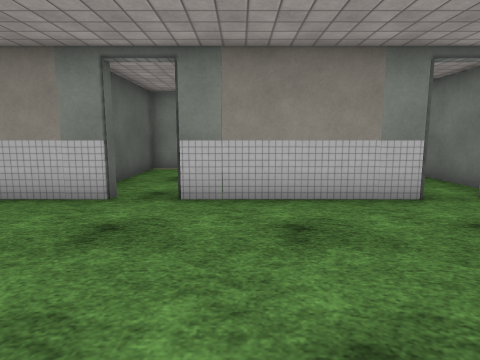
view 1 (above)

24 first-person views from a walk through a Unity game level. The camera is 1.2 m above the floor, tilts 8° down and sees 75° across. The floor is counted in squares, 1 m on a side. Each view is taken from the middle of a square. On the plan, view 1 faces up. The plan holds only what a view shows up to about 13 squares ahead; the rest is blank. Door leaves are left out, so doorways stand open. Some surface patterns are stand-ins.

view 2
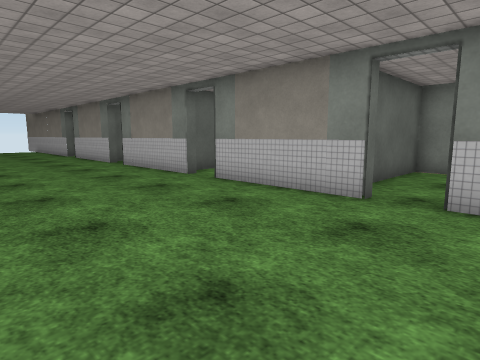

view 3
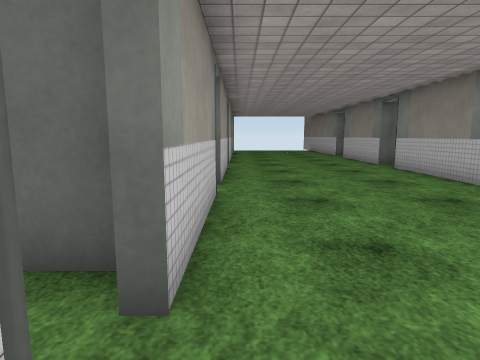

view 4
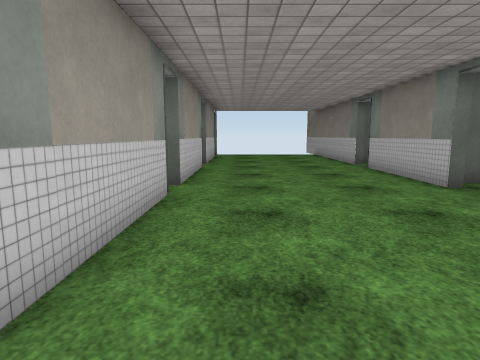

view 5
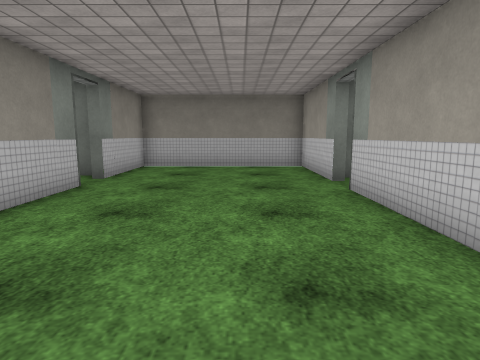

view 6
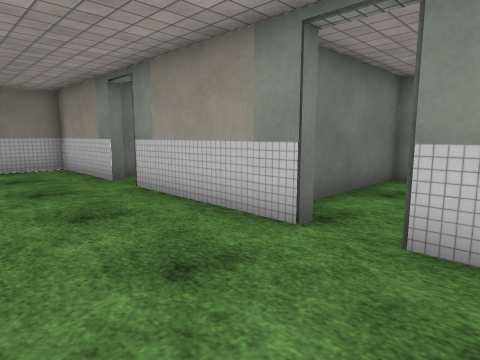

view 7
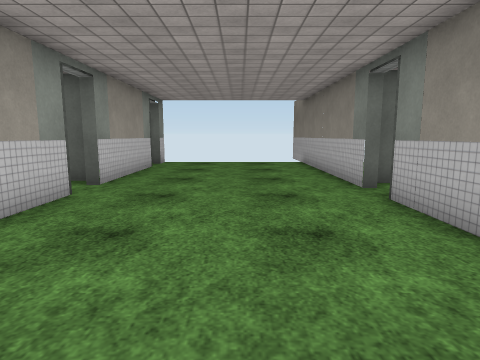

view 8
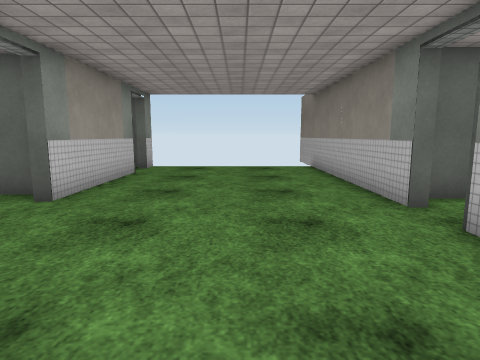

view 9
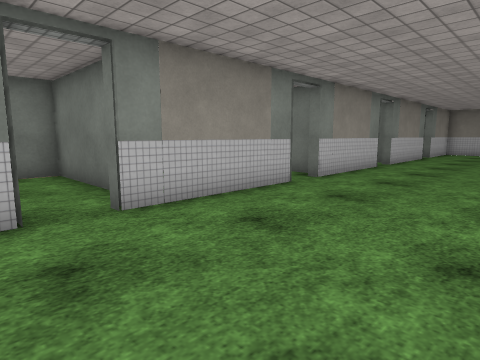

view 10
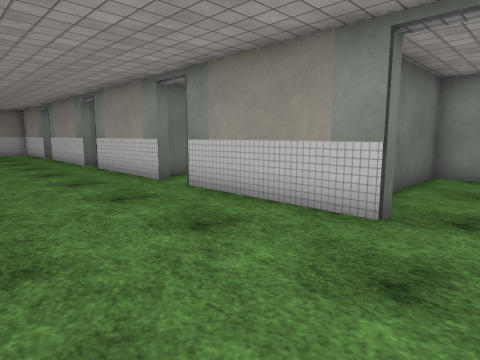

view 11
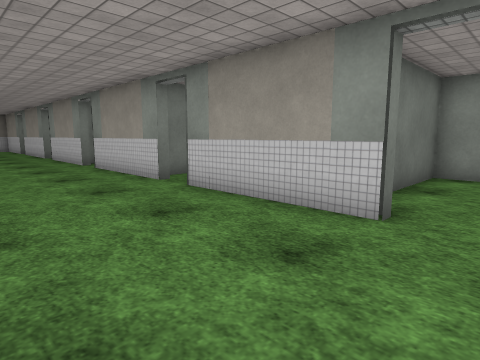

view 12
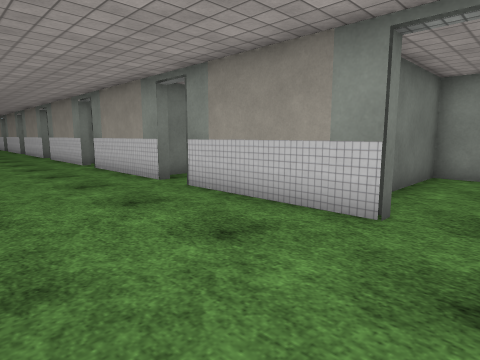

view 13
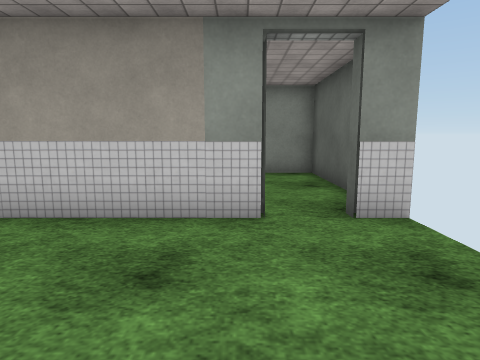

view 14
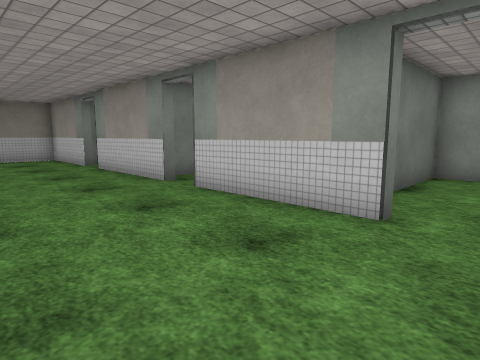

view 15
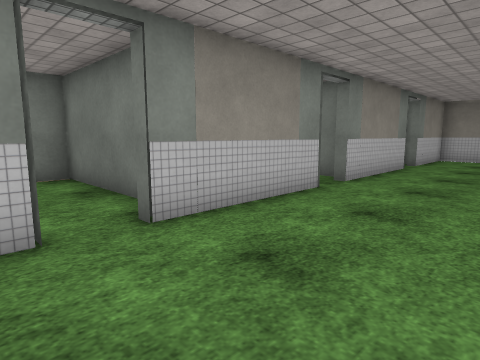

view 16
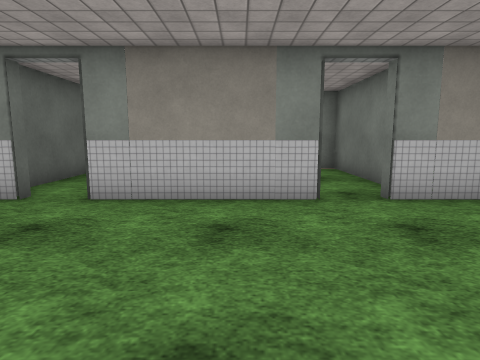

view 17
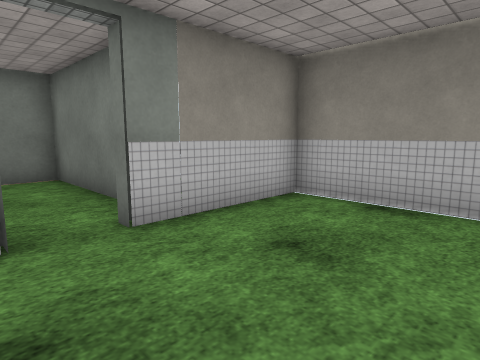

view 18
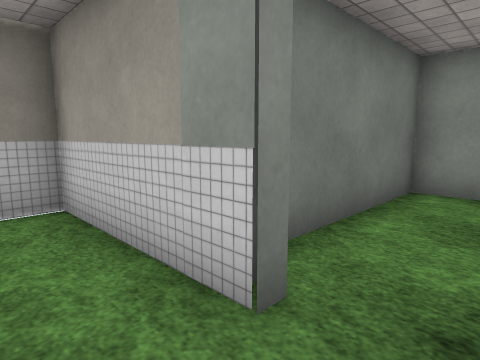

view 19
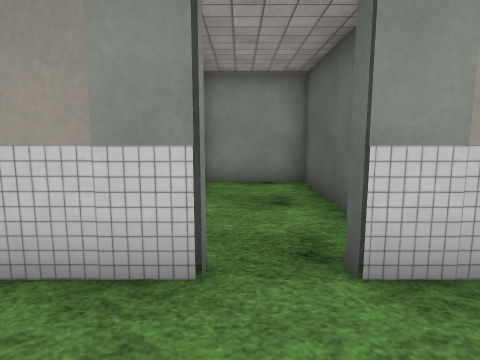

view 20
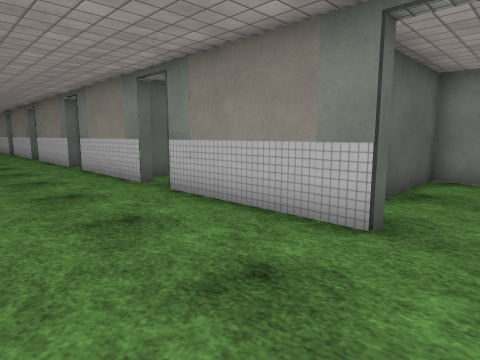

view 21
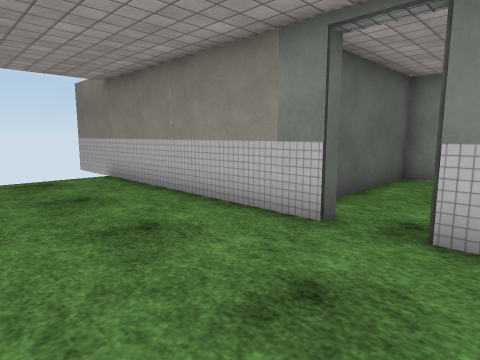

view 22
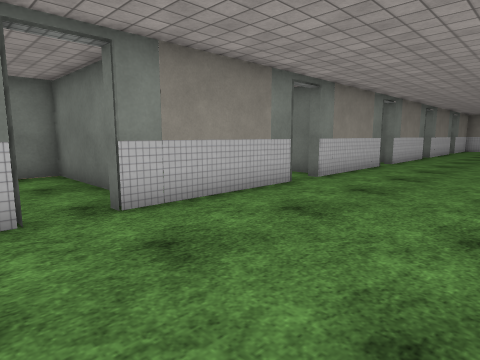

view 23
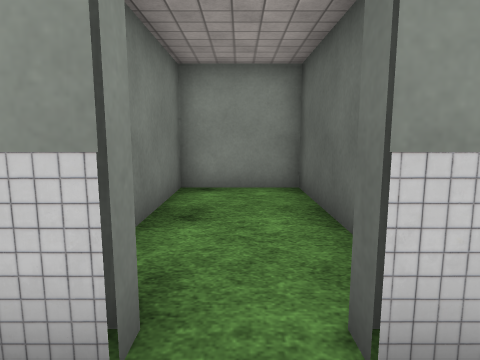

view 24
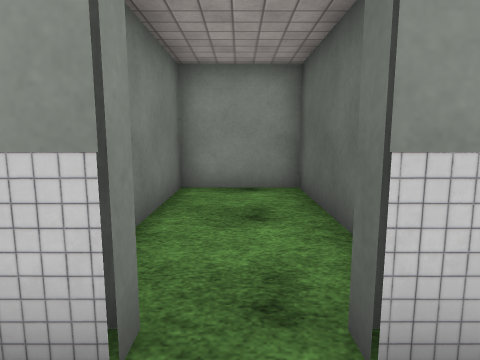

### Floor plan
Points are (right, up) in squares from view 1. A wall is a line through its corners. A room is listed if a view was taken in it or the views show most of it. See-through windows are left out.
Room 1 (views 1, 2, 3, 4, 5, 6, 7, 8, 9, 10, 11, 12, 13, 14, 15, 16, 17, 18, 19, 20, 21, 22, 23, 24)
walls: (-8.2, 5.9) (-12.9, 5.9); (-12.2, 6.2) (-12.8, 6.2); (-7.4, -0.5) (-3, -0.5); (-7.4, -0.8) (-6.8, -0.8); (-13.4, -0.5) (-8.6, -0.5); (-6.2, 6.2) (-6.8, 6.2); (-13.4, -0.8) (-12.8, -0.8); (-14.2, 5.9) (-18.9, 5.9); (-14.2, 6.2) (-14.8, 6.2); (-2.5, 5.9) (-6.9, 5.9); (-2.5, 6.2) (-3.2, 6.2); (-1.7, -0.5) (3, -0.5); (-1.5, -0.8) (-1, -0.8); (-19.4, -0.5) (-14.7, -0.5); (-19.4, -0.8) (-18.8, -0.8); (-20.2, 5.9) (-28.5, 5.9); (-20.2, 6.2) (-20.9, 6.2); (-21.2, -0.8) (-20.8, -0.8); (3.5, 5.9) (-1.2, 5.9); (4.2, -0.8) (4.8, -0.8); (4.3, -0.5) (8.6, -0.5) (8.6, 5.9) (4.8, 5.9); (-25.4, -0.5) (-20.7, -0.5); (-27.6, -0.5) (-26.7, -0.5)
ways out: open door at (-14, -0.5) to room 2; open door at (-20, -0.5) to room 3; open door at (4, 6) to room 4; open door at (-1.5, 6) to room 5; open door at (-26, -0.5) to room 6; open door at (-19.5, 6) to room 7; open door at (-7.5, 6) to room 8; open door at (3.5, -0.5) to room 9; open door at (-13.5, 6); open door at (-8, -0.5); open door at (-2.5, -0.5)
Room 2 (no view inside)
walls: (-15.4, -2.6) (-15.4, -6.3) (-12.6, -6.3) (-12.6, -1.2)
ways out: open door at (-14, -0.5) to room 1
Room 3 (no view inside)
walls: (-21.4, -1.1) (-21.4, -6.3) (-18.6, -6.3) (-18.6, -1.2)
ways out: open door at (-20, -0.5) to room 1
Room 4 (no view inside)
walls: (5.5, 6.5) (5.5, 11.7) (2.7, 11.7) (2.7, 8.2)
ways out: open door at (4, 6) to room 1
Room 5 (no view inside)
walls: (-0.5, 6.5) (-0.5, 11.7) (-3.2, 11.7) (-3.2, 6.6)
ways out: open door at (-1.5, 6) to room 1
Room 6 (no view inside)
walls: (-27.4, -2.8) (-27.4, -6.3) (-24.6, -6.3) (-24.6, -3)
ways out: open door at (-26, -0.5) to room 1
Room 7 (no view inside)
walls: (-18.2, 7.9) (-18.2, 11.7) (-21, 11.7) (-21, 6.5)
ways out: open door at (-19.5, 6) to room 1
Room 8 (no view inside)
walls: (-9, 10.1) (-9, 6.4); (-6.2, 6.6) (-6.2, 11.7) (-7.1, 11.7)
ways out: open door at (-7.5, 6) to room 1
Room 9 (no view inside)
walls: (2.3, -2.8) (2.3, -6.3) (5.1, -6.3) (5.1, -1)
ways out: open door at (3.5, -0.5) to room 1

Positions as (right, up) in squares from view 1, and headings:
1: (0, 0), facing up
2: (0, 0), facing up-left
3: (-1, 0), facing left
4: (-7, 1), facing left
5: (-4, 2), facing right
6: (-4, 3), facing down-right
7: (-13, 3), facing left
8: (-15, 3), facing left
9: (-15, 1), facing up-right
10: (-15, 4), facing down-right
11: (-21, 4), facing down-right
12: (-27, 4), facing down-right
13: (-25, 4), facing down
14: (-9, 4), facing down-right
15: (-9, 2), facing up-right
16: (-4, 0), facing up
17: (3, 2), facing up-right
18: (3, 1), facing down-right
19: (4, 2), facing down
20: (5, 2), facing up-left
21: (-18, 2), facing up-left
22: (-21, 1), facing up-right
23: (-20, 1), facing down
24: (-14, 1), facing down
